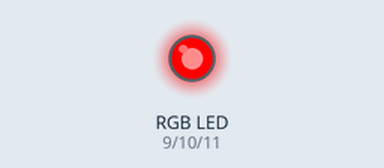
Bench run of a sketch on a simulated Arduino Uno, built with avr-gcc and run on an emulated ATmega328P. On the bench: an RGB LED mixed from three pins (HIGH = lit).

Above: at 0.05 s.
At 1.95 s:
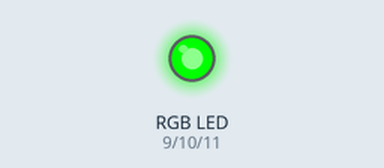
At 2.95 s:
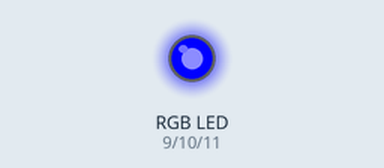
At 3.95 s:
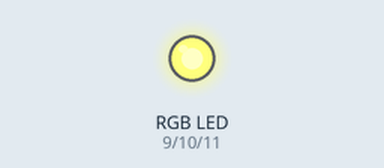
At 5.95 s:
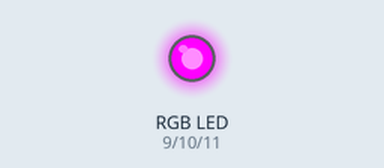
At 7.95 s:
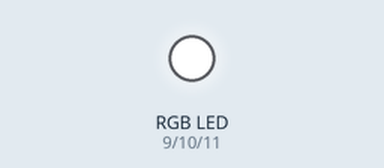
Timing chart, 0 to 10.4 s (numbered marks = the images above):
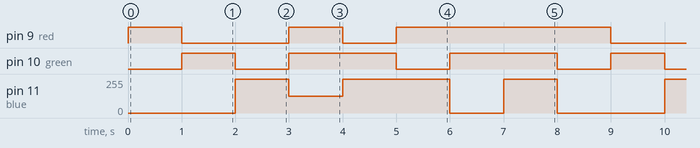

The sketch:

lab3-4.ino
```cpp
// C++ code
//
int red = 9;
int green = 10;
int blue = 11;

void setup()
{
  pinMode(9,OUTPUT);
  pinMode(10,OUTPUT);
  pinMode(11,OUTPUT);
}

void loop()
{
  RGB(255, 0, 0);
  delay(1000);
  RGB(0, 255, 0);
  delay(1000);
  RGB(0, 0, 255);
  delay(1000);
  RGB(255, 255, 125);
  delay(1000);
  RGB(0, 255, 255);
  delay(1000);
  RGB(255, 0, 255);
  delay(1000);
  RGB(255, 255, 0);
  delay(1000);
  RGB(255, 255, 255);
  delay(1000);
}

void RGB(int red_value,int green_value,int blue_value)
{
  analogWrite(red,red_value);
  analogWrite(green,green_value);
  analogWrite(blue,blue_value);
}
```

Measured:
- by itself, pin 9 (red): repeats every 8.0 s: LOW 2.0 s, HIGH 1.0 s, LOW 1.0 s, HIGH 4.0 s
- by itself, pin 10 (green): repeats every 8.0 s: 2 × (LOW 1.0 s, HIGH 2.0 s), LOW 1.0 s, HIGH 1.0 s
- by itself, pin 11 (blue): repeats every 8.0 s: 125/255 1.0 s, 255/255 2.0 s, 0/255 1.0 s, 255/255 1.0 s, 0/255 2.0 s, 255/255 1.0 s
